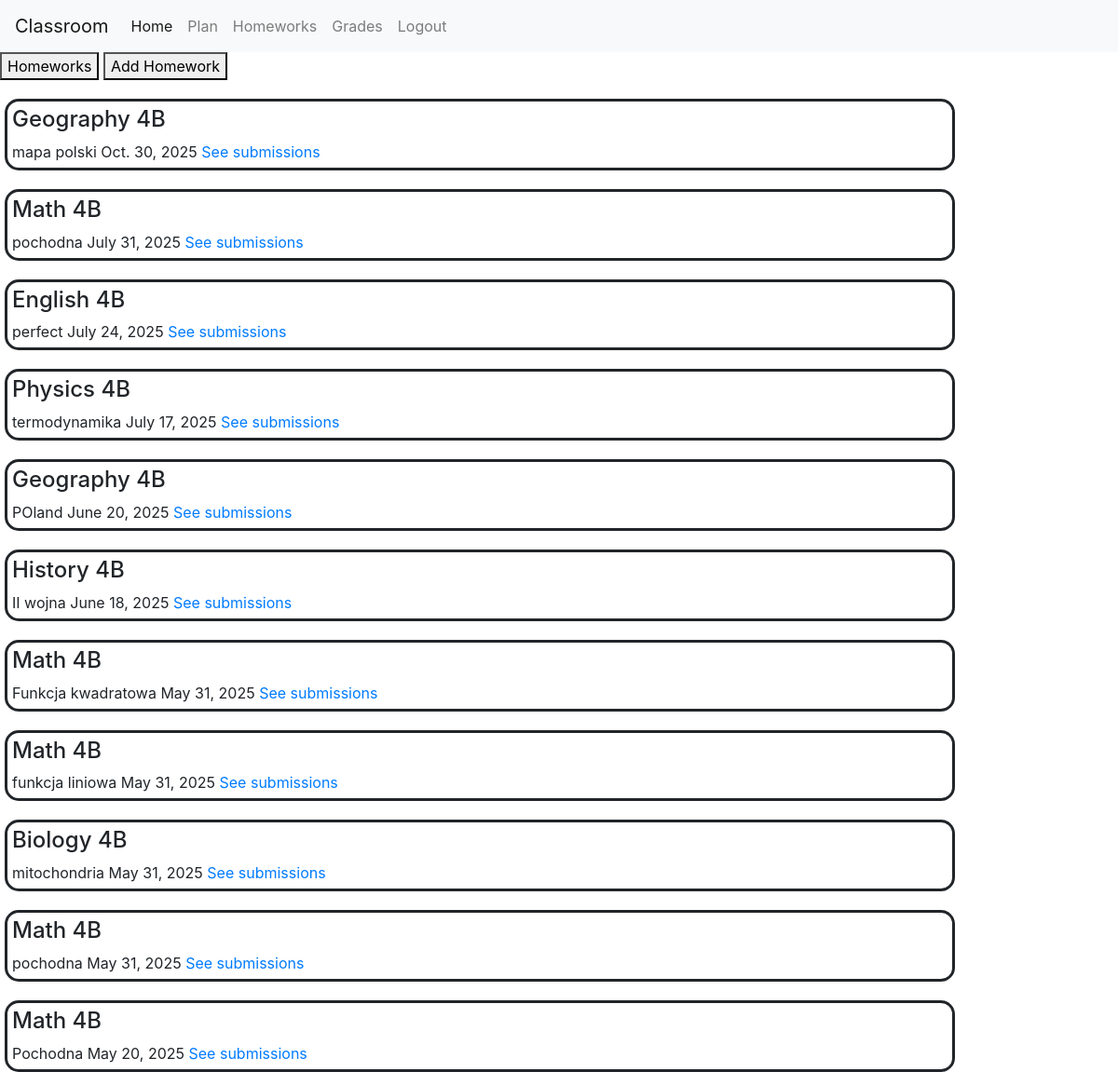
The page /homework (signed in) on the database as committed earlier.
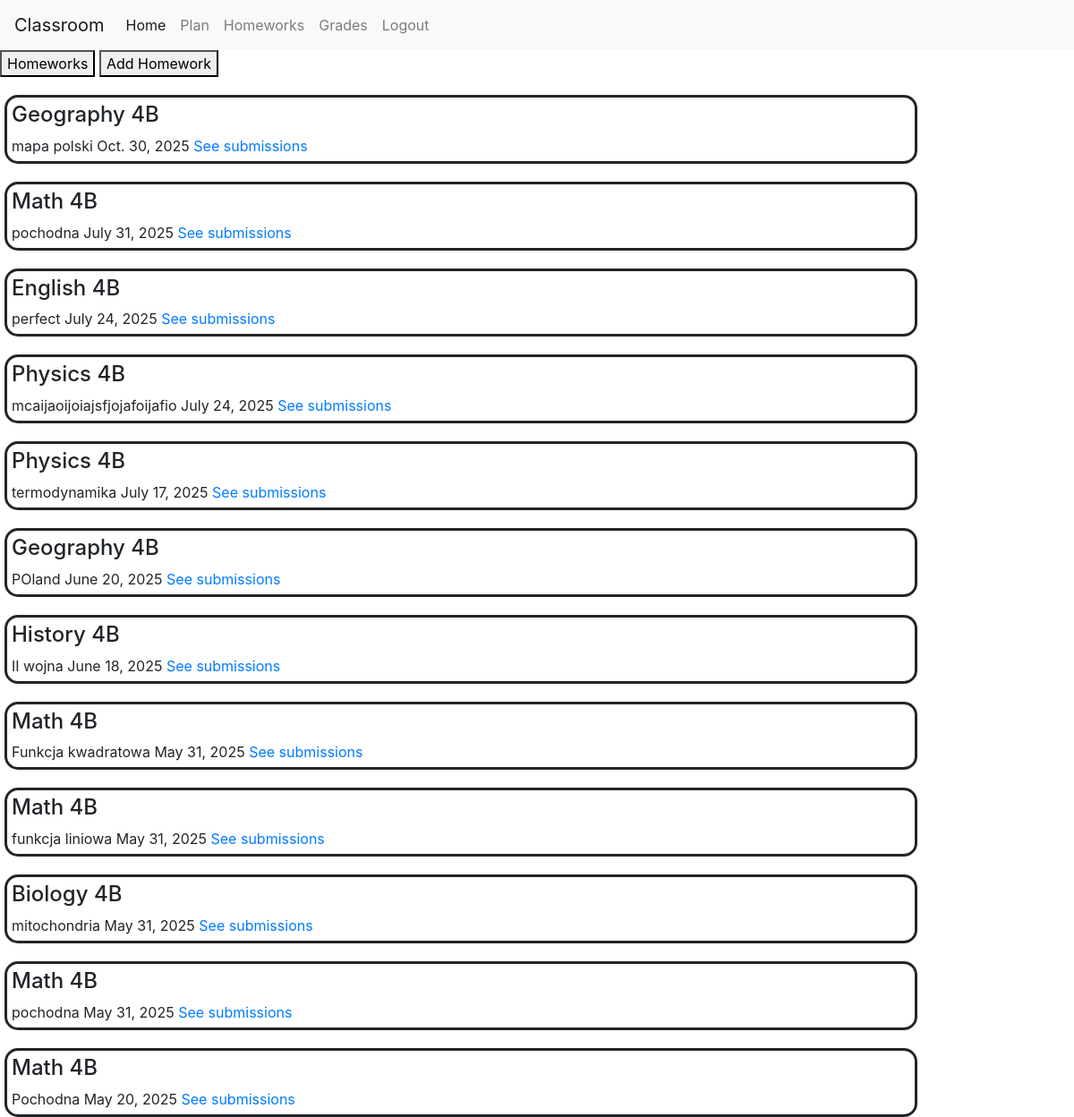
The same page on the database as committed later.
### classroom/models.py (models this page shows)
class Homework(models.Model):
    subject = models.CharField(max_length=300, choices=SUBJECT_CHOICES)
    content = models.CharField(max_length=10000)
    deadline = models.DateField()
    group = models.ForeignKey(Class, on_delete=models.CASCADE, related_name="homeworks")
    teacher = models.ForeignKey(User, on_delete=models.CASCADE, related_name="given_homeworks")

class Class(models.Model):
    name = models.CharField(max_length=100)
    school = models.ForeignKey(School, on_delete=models.CASCADE, related_name='classes')
    def __str__(self):
        return self.name

### classroom/views.py (the view)
# urls.py: path("homework", views.homework_view, name="homework"),
@login_required
def homework_view(request):
    user= request.user
    if user.type=="SU":
        if request.method=="POST":
            subject = request.POST['subject']
        else:
            group=user.group
            homeworks = group.homeworks.filter(deadline__gte=date.today()).order_by('deadline')
            return render(request, "classroom/homework.html", {
                "homeworks": homeworks,
                "perrmision": False
            })
    else:
        if request.method == "POST":
            subject = request.POST['subject']
            content = request.POST['content']
            deadline = request.POST['deadline']
            group_id = request.POST['group']
            group = Class.objects.get(pk=group_id)
            homework = Homework.objects.create(subject=subject, content=content, deadline=deadline, group=group, teacher=user)
            homework.save()
            return render(request, "classroom/homework.html", {
                "message": "Homework created"
            })
        else:
            given_homeworks = user.given_homeworks.order_by('-deadline')
            school = user.school
            grups = school.classes.all()
            return render(request, "classroom/homework.html", {
                "homeworks": given_homeworks,
                "classes": grups,
                "subjects": SUBJECT_CHOICES,
                "perrmision": True
            })

### classroom/templates/classroom/homework.html (shortened to what this page needs)
{% extends "classroom/layout.html" %}
{% load static %}
{%block body%}
    {% if perrmision == True %}
    <button id="homework_button">Homeworks</button>
    <button id="add_button">Add Homework</button>
    {%endif%}
    <div id="homework">
        {%for homework in homeworks%}
            <div class="homework_display">
                <h4>{{homework.get_subject_display}} {% if perrmision == True %}{{homework.group}}{%endif%}</h4>
                {{homework.content}} {{homework.deadline}}
                {% if perrmision == True %}
                    <a href="{% url 'submission' homework.pk %}"> See submissions</a>
                {%endif%}
            </div>
        {%endfor%}
    </div>
{%endblock%}

Rows that differ between the two databases and show on the page:
added Homework: subject "Physics", group "4B", content "mcaijaoijoiajsfjojafoijafio", deadline "July 24, 2025"
